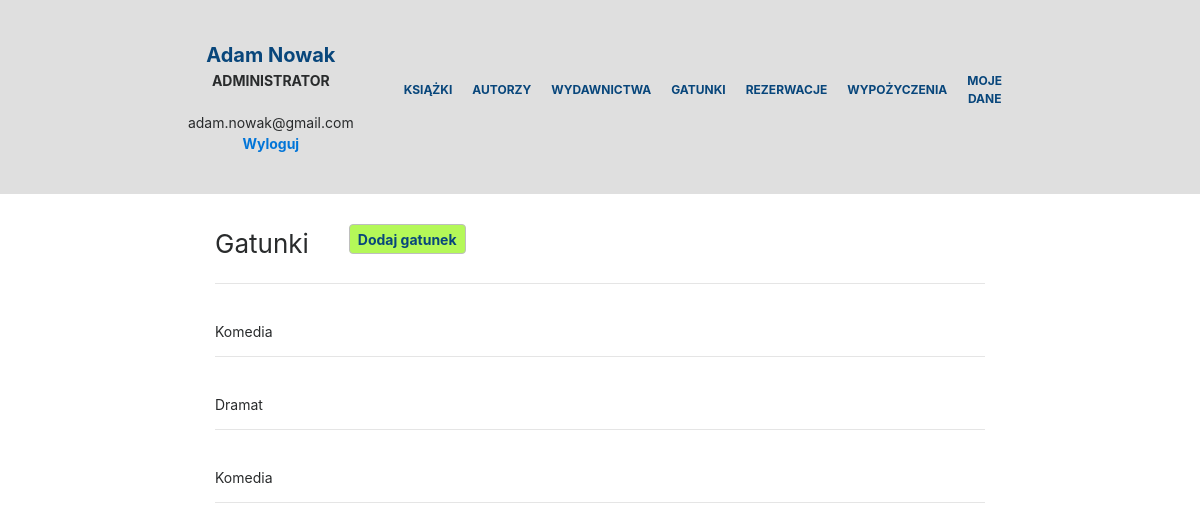
/administrator/gatunki.php (signed in), run on the app's committed database.
### tables this page shows
CREATE TABLE `gatunek` (
  `id_gatunku` int(11) NOT NULL,
  `gatunek` text NOT NULL
);

### administrator/gatunki.php (the view, shortened to what this page needs)
<?php
require_once('../connect.php');
?>
<!DOCTYPE html>
<html lang="pl_PL">
    <head>
        <link rel="stylesheet" href="../css/style.css">
        <link rel="stylesheet" href="../css/bootstrap.css">
    </head>
    <body>
        <?php
            $connection = mysqli_connect($host, $db_user, $db_password, $db_name);
            mysqli_select_db($connection, "biblioteka");
        ?>
        <div class="dis-flex nav-bar">
            <div>
                <?php
                    echo '<div class="show_logged_user">'.$_SESSION['imie'].' '.$_SESSION['nazwisko'].'</div>';
                    echo '<div class="user_role">';
                        echo "<b>ADMINISTRATOR</b><br/><br/>";
                        echo $_SESSION['email'];
                    echo '<br/><b><a href="../logout.php">Wyloguj</a></b></div>';
                ?>
            </div>
            <div>
                <?php include_once('menu.php'); ?>
            </div>
        </div>
        <div class="content">
            <div class="col-md-12" style="padding-top: 30px;">
                <div class="tytul_podstrony">Gatunki</div><a href="dodaj-gatunek.php"><div class="dodajakt">Dodaj gatunek</div></a><div class="clear"></div> <hr/>
                <?php
                    $sql1 = "SELECT gatunek, id_gatunku FROM gatunek";
                    if ($rezultat1 = @$connection -> query($sql1)) {
                        $ilosc = $rezultat1 -> num_rows;
                        if ($ilosc == 0) {
                            echo "Brak gatunków.";
                        }
                        else {
                            while($row1 = mysqli_fetch_row($rezultat1)) {
                                extract($row1);
                                echo '<div style="padding-top: 23px; width: 100%; float: left;"><p>'.$row1[0].'</p><hr/></div>';
                            }
                        }
                    }
                ?>
            </div>
        </div>
    </body>
</html>

### css/style.css (style rules this page uses)
html { font-family: sans-serif; line-height: 1.15; -ms-text-size-adjust: 100%; -webkit-text-size-adjust: 100%; font-size: 14px; }
body { margin: 0; }
body { font-family: -apple-system, system-ui, BlinkMacSystemFont, "Segoe UI", Roboto, "Helvetica Neue", Arial, sans-serif; font-size: 1rem; font-weight: normal; line-height: 1.5; color: #292b2c; background-color: #fff; }
p { margin-top: 0; margin-bottom: 1rem; }
a { color: #0275d8; text-decoration: none; }
.user_role { width: 100%; text-align: center; }
.tytul_podstrony { font-size: 26px; float: left; height: 45px; padding-right: 40px; }
.dodajakt { font-weight: bold; color: #08467b; display:table-cell; vertical-align: middle; height: 30px; -khtml-border-radius: 4px; border-radius: 4px; border: 1px solid #bebebe; padding-left: 8px; padding-right: 8px; background: #b4f858; }
.dis-flex { display: flex; align-items: center; justify-content: center; }
.nav-bar { background: rgb(223, 223, 223); padding: 40px 200px 40px 200px; }
.show_logged_user { width: 100%; color: #08467b; font-size: 20px; font-weight: bold; text-align: center; word-wrap: normal; }
.content { padding-left: 200px; padding-right: 200px; }

### data on the page
gatunek: gatunek "Komedia"
gatunek: gatunek "Dramat"
gatunek: gatunek "Komedia"

### other printed values
$_SESSION['imie'] "Adam"
$_SESSION['nazwisko'] "Nowak"
$_SESSION['email'] "adam.nowak@gmail.com"
